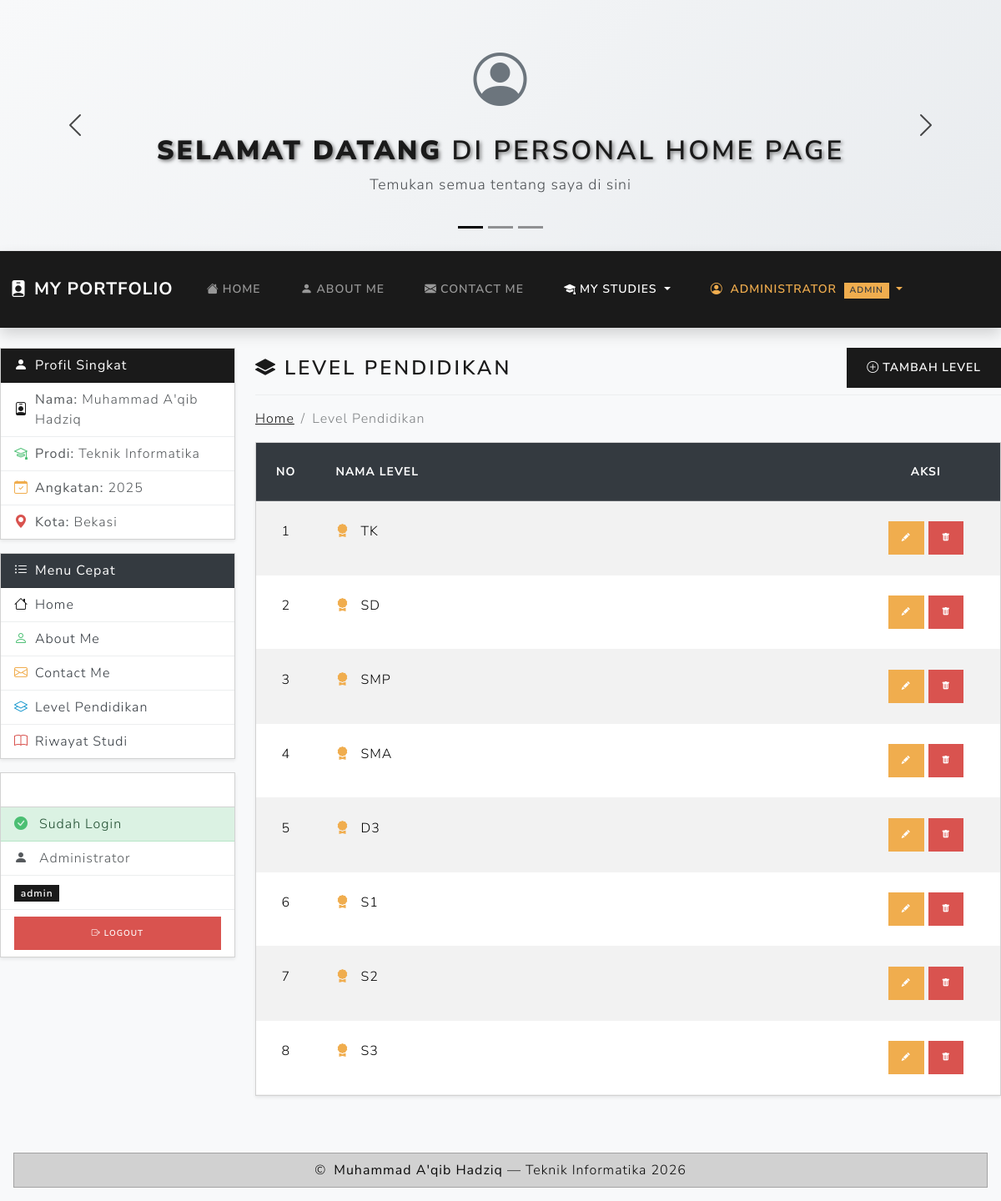
The page /index.php?hal=level_list (signed in) on the database its author committed.
### tables this page shows
CREATE TABLE IF NOT EXISTS `level` (
  `id` int(11) NOT NULL AUTO_INCREMENT,
  `nama` varchar(50) NOT NULL,
  PRIMARY KEY (`id`)
);

### models/Level.php (called while the page is built, shortened)
<?php
class Level
{
    private $koneksi;
    public function __construct()
    {
        global $dbh;
        $this->koneksi = $dbh;
    }
    public function index()
    {
        return $this->koneksi->query("SELECT * FROM level ORDER BY id ASC");
    }
}
?>

### level_list.php (the view, shortened to what this page needs)
<?php
$obj = new Level();
$rs = $obj->index();
?>
<div class="mb-4">
  <div class="d-flex justify-content-between align-items-center border-bottom pb-2 mb-3">
    <h3 class="mb-0">
      <i class="bi bi-layers-fill text-primary me-2"></i>Level Pendidikan
    </h3>
    <a href="index.php?hal=level_form" class="btn btn-primary">
      <i class="bi bi-plus-circle me-1"></i>Tambah Level
    </a>
  </div>
  <nav aria-label="breadcrumb" class="mb-3">
    <ol class="breadcrumb">
      <li class="breadcrumb-item"><a href="index.php?hal=home">Home</a></li>
      <li class="breadcrumb-item active">Level Pendidikan</li>
    </ol>
  </nav>
  <div class="card shadow-sm">
    <div class="card-body p-0">
      <table class="table table-striped table-hover mb-0">
        <thead class="table-dark">
          <tr>
            <th width="8%" class="text-center">No</th>
            <th>Nama Level</th>
            <th width="20%" class="text-center">Aksi</th>
          </tr>
        </thead>
        <tbody>
          <?php
          if ($rs && $rs->rowCount() > 0):
              $no = 1;
              foreach ($rs as $row):
          ?>
          <tr>
            <td class="text-center"><?= $no++ ?></td>
            <td>
              <i class="bi bi-award-fill text-warning me-2"></i>
              <?= htmlspecialchars($row['nama']) ?>
            </td>
            <td class="text-center">
              <a href="index.php?hal=level_form&id=<?= $row['id'] ?>"
                class="btn btn-warning btn-sm" title="Edit">
                <i class="bi bi-pencil-fill"></i>
              </a>
              <form method="POST" action="controller/levelController.php"
                class="d-inline"
                onsubmit="return confirm('Yakin ingin menghapus level ini?')">
                <button type="submit" class="btn btn-danger btn-sm" title="Hapus">
                  <i class="bi bi-trash-fill"></i>
                </button>
              </form>
            </td>
          </tr>
          <?php
              endforeach;
          endif; ?>
        </tbody>
      </table>
    </div>
  </div>
</div>

### index.php (style rules this page uses)
body { background-color: #f8f9fa; }

### rows shown on the page
level: nama "TK"
level: nama "SD"
level: nama "SMP"
level: nama "SMA"
level: nama "D3"
level: nama "S1"
level: nama "S2"
level: nama "S3"

### other values the page prints
$_SESSION['nama'] "ADMINISTRATOR"
$_SESSION['role'] "ADMIN"
$_SESSION['nama'] "Administrator"
$_SESSION['role'] "admin"
